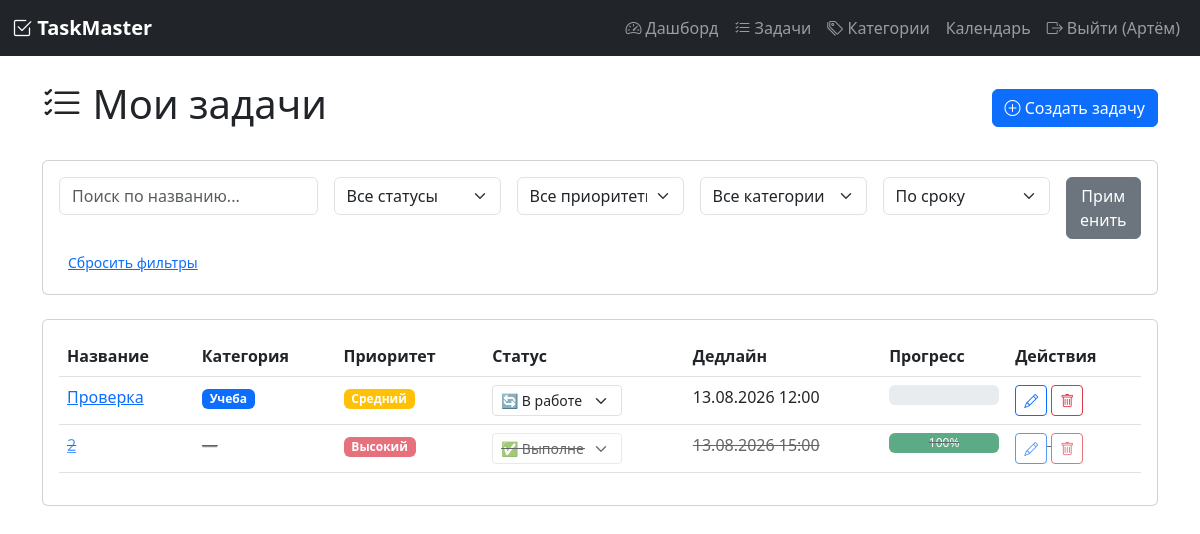
/tasks (signed in), run on an earlier commit of the app's database.
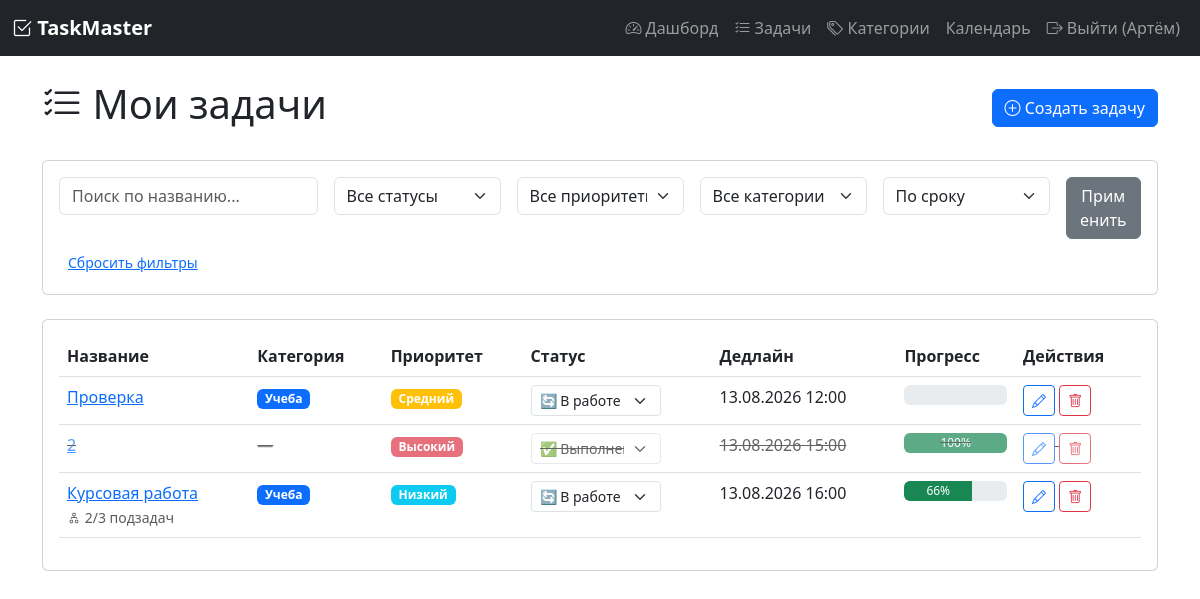
And on a later commit of the database.
### models.py (models this page shows, shortened)
class User(UserMixin, db.Model):
    __tablename__ = 'user'
    id = db.Column(db.Integer, primary_key=True)
    username = db.Column(db.String(80), unique=True, nullable=False)
    email = db.Column(db.String(120), unique=True, nullable=False)
    password_hash = db.Column(db.String(200), nullable=False)
    registered_at = db.Column(db.DateTime, default=datetime.utcnow)
    timezone = db.Column(db.String(50), default='Europe/Moscow')
    role = db.Column(db.String(20), default='user')  # 'user' или 'admin'
    tasks = db.relationship('Task', backref='author', lazy=True, cascade='all, delete-orphan')
    categories = db.relationship('Category', backref='user', lazy=True, cascade='all, delete-orphan')
    tags = db.relationship('Tag', backref='user', lazy=True, cascade='all, delete-orphan')

class Task(db.Model):
    __tablename__ = 'task'
    id = db.Column(db.Integer, primary_key=True)
    title = db.Column(db.String(200), nullable=False)
    description = db.Column(db.Text, default='')
    status = db.Column(db.String(20), default='pending')  # pending, in_progress, completed
    priority = db.Column(db.String(20), default='medium')  # low, medium, high
    deadline = db.Column(db.DateTime, nullable=True)
    created_at = db.Column(db.DateTime, default=datetime.utcnow)
    updated_at = db.Column(db.DateTime, default=datetime.utcnow, onupdate=datetime.utcnow)
    user_id = db.Column(db.Integer, db.ForeignKey('user.id'), nullable=False)
    category_id = db.Column(db.Integer, db.ForeignKey('category.id'), nullable=True)
    subtasks = db.relationship('Subtask', backref='parent_task', lazy=True, cascade='all, delete-orphan')
    tags = db.relationship('Tag', secondary=task_tags, backref='tasks', lazy='dynamic')
    attachments = db.relationship('Attachment', backref='task', lazy=True, cascade='all, delete-orphan')
    recurring_rule = db.relationship('RecurringRule', backref='task', uselist=False, cascade='all, delete-orphan')
    @property
    def progress(self):
        if not self.subtasks:
            return 100 if self.status == 'completed' else 0
        completed = sum(1 for st in self.subtasks if st.is_completed)
        return int((completed / len(self.subtasks)) * 100)
    @property
    def is_overdue(self):
        if self.status == 'completed':
            return False
        if self.deadline and self.deadline < datetime.utcnow():
            return True
        return False

class Category(db.Model):
    __tablename__ = 'category'
    id = db.Column(db.Integer, primary_key=True)
    name = db.Column(db.String(50), nullable=False)
    color = db.Column(db.String(7), default='#6c757d')  # HEX цвет
    user_id = db.Column(db.Integer, db.ForeignKey('user.id'), nullable=False)
    tasks = db.relationship('Task', backref='category', lazy=True)

class Subtask(db.Model):
    __tablename__ = 'subtask'
    id = db.Column(db.Integer, primary_key=True)
    title = db.Column(db.String(100), nullable=False)
    is_completed = db.Column(db.Boolean, default=False)
    task_id = db.Column(db.Integer, db.ForeignKey('task.id'), nullable=False)

### app.py (the view)
@app.route('/tasks')
@login_required
def tasks():
    query = Task.query.filter_by(user_id=current_user.id)
    status_filter = request.args.get('status', '')
    priority_filter = request.args.get('priority', '')
    category_filter = request.args.get('category', '')
    if status_filter:
        query = query.filter_by(status=status_filter)
    if priority_filter:
        query = query.filter_by(priority=priority_filter)
    if category_filter and category_filter.isdigit():
        query = query.filter_by(category_id=int(category_filter))
    sort_by = request.args.get('sort', 'deadline')
    if sort_by == 'deadline':
        query = query.order_by(Task.deadline.asc())
    elif sort_by == 'priority':
        query = query.order_by(Task.priority.desc())
    elif sort_by == 'created_at':
        query = query.order_by(Task.created_at.desc())
    elif sort_by == 'title':
        query = query.order_by(Task.title.asc())
    else:
        query = query.order_by(Task.deadline.asc())
    search_query = request.args.get('search', '')
    if search_query:
        query = query.filter(
            Task.title.contains(search_query) | Task.description.contains(search_query)
        )
    tasks_list = query.all()
    categories = Category.query.filter_by(user_id=current_user.id).all()
    return render_template('tasks.html',
                         tasks=tasks_list,
                         categories=categories,
                         current_filters={
                             'status': status_filter,
                             'priority': priority_filter,
                             'category': category_filter,
                             'sort': sort_by,
                             'search': search_query
                         })

### app.py (called while the page is built)
@login_manager.user_loader
def load_user(user_id):
    return User.query.get(int(user_id))

### templates/tasks.html (shortened to what this page needs)
{% extends "base.html" %}
{% block content %}
<div class="d-flex justify-content-between align-items-center mb-4">
    <h1><i class="bi bi-list-check"></i> Мои задачи</h1>
    <a href="{{ url_for('task_create') }}" class="btn btn-primary">
        <i class="bi bi-plus-circle"></i> Создать задачу
    </a>
</div>
<div class="card mb-4">
    <div class="card-body">
        <form method="GET" class="row g-3">
            <div class="col-md-3">
                <input type="text" name="search" class="form-control" placeholder="Поиск по названию..."
                       value="{{ current_filters.search }}">
            </div>
            <div class="col-md-2">
                <select name="status" class="form-select">
                    <option value="">Все статусы</option>
                </select>
            </div>
            <div class="col-md-2">
                <select name="priority" class="form-select">
                    <option value="">Все приоритеты</option>
                </select>
            </div>
            <div class="col-md-2">
                <select name="category" class="form-select">
                    <option value="">Все категории</option>
                </select>
            </div>
            <div class="col-md-2">
                <select name="sort" class="form-select">
                    <option value="deadline" {% if current_filters.sort == 'deadline' %}selected{% endif %}>По сроку</option>
                </select>
            </div>
            <div class="col-md-1">
                <button type="submit" class="btn btn-secondary w-100">Применить</button>
            </div>
        </form>
        <div class="mt-2">
            <a href="{{ url_for('tasks') }}" class="btn btn-sm btn-link">Сбросить фильтры</a>
        </div>
    </div>
</div>
<div class="card">
    <div class="card-body">
        {% if tasks %}
            <div class="table-responsive">
                <table class="table table-hover">
                    <thead>
                        <tr>
                            <th>Название</th>
                            <th>Категория</th>
                            <th>Приоритет</th>
                            <th>Статус</th>
                            <th>Дедлайн</th>
                            <th>Прогресс</th>
                            <th>Действия</th>
                        </tr>
                    </thead>
                    <tbody>
                        {% for task in tasks %}
                            <tr class="{% if task.is_overdue %}task-overdue{% endif %} {% if task.status == 'completed' %}task-completed{% endif %}">
                                <td>
                                    <a href="{{ url_for('task_detail', task_id=task.id) }}">{{ task.title }}</a>
                                    {% if task.subtasks %}
        <br>
        <small class="text-muted">
            <i class="bi bi-diagram-2"></i>
            {{ task.subtasks|selectattr('is_completed')|list|length }}/{{ task.subtasks|length }} подзадач
        </small>
    {% endif %}
                                </td>
                               <td>
    {% if task.category %}
        <span class="badge" style="background-color: {{ task.category.color }}">
            {{ task.category.name }}
        </span>
    {% else %}
        <span class="text-muted">—</span>
    {% endif %}
</td>
                                <td>
                                    {% if task.priority == 'high' %}
                                        <span class="badge bg-danger">Высокий</span>
                                    {% elif task.priority == 'medium' %}
                                        <span class="badge bg-warning">Средний</span>
                                    {% else %}
                                        <span class="badge bg-info">Низкий</span>
                                    {% endif %}
                                </td>
                               <td>
    <form action="{{ url_for('task_change_status', task_id=task.id) }}" method="POST" class="d-inline">
        <select name="status" class="form-select form-select-sm" style="width: 130px;" onchange="this.form.submit()">
            <option value="in_progress" {% if task.status == 'in_progress' %}selected{% endif %}>
                🔄 В работе
            </option>
            <option value="completed" {% if task.status == 'completed' %}selected{% endif %}>
                ✅ Выполнена
            </option>
        </select>
    </form>
</td>
                                <td>
                                    {% if task.deadline %}
                                        {{ task.deadline.strftime('%d.%m.%Y %H:%M') }}
                                    {% else %}
                                        —
                                    {% endif %}
                                </td>
                                <td>
                                    <div class="progress" style="height: 20px;">
                                        <div class="progress-bar bg-success" style="width: {{ task.progress }}%">
                                            {{ task.progress }}%
                                        </div>
                                    </div>
                                </td>
                                <td>
                                    <a href="{{ url_for('task_edit', task_id=task.id) }}" class="btn btn-sm btn-outline-primary">
                                        <i class="bi bi-pencil"></i>
                                    </a>
                                    <form action="{{ url_for('task_delete', task_id=task.id) }}" method="POST" class="d-inline"
                                          onsubmit="return confirm('Удалить задачу?')">
                                        <button type="submit" class="btn btn-sm btn-outline-danger">
                                            <i class="bi bi-trash"></i>
                                        </button>
                                    </form>
                                </td>
                            </tr>
                        {% endfor %}
                    </tbody>
                </table>
            </div>
        {% else %}
            <p class="text-muted text-center py-4">У вас пока нет задач.
                <a href="{{ url_for('task_create') }}">Создайте первую задачу</a>
            </p>
        {% endif %}
    </div>
</div>
{% endblock %}

### templates/base.html (shortened to what this page needs)
<!DOCTYPE html>
<html lang="ru">
<head>
    <link href="https://cdn.jsdelivr.net/npm/bootstrap@5.3.0/dist/css/bootstrap.min.css" rel="stylesheet">
    <link rel="stylesheet" href="https://cdn.jsdelivr.net/npm/bootstrap-icons@1.11.0/font/bootstrap-icons.css">
</head>
<body>
    {% if current_user.is_authenticated %}
    <nav class="navbar navbar-expand-lg navbar-dark bg-dark">
        <div class="container-fluid">
            <a class="navbar-brand" href="{{ url_for('dashboard') }}">
                <i class="bi bi-check2-square"></i> TaskMaster
            </a>
            <div class="collapse navbar-collapse" id="navbarNav">
                <ul class="navbar-nav ms-auto">
                    <li class="nav-item">
                        <a class="nav-link" href="{{ url_for('dashboard') }}">
                            <i class="bi bi-speedometer2"></i> Дашборд
                        </a>
                    </li>
                    <li class="nav-item">
    <a class="nav-link" href="{{ url_for('tasks') }}">
        <i class="bi bi-list-check"></i> Задачи
    </a>
</li>
                    <li class="nav-item">
    <a class="nav-link" href="{{ url_for('categories') }}">
        <i class="bi bi-tags"></i> Категории
    </a>
</li>
                    <li class="nav-item">
                        <a class="nav-link" href="#">Календарь</a>
                    </li>
                    <li class="nav-item">
                        <a class="nav-link" href="{{ url_for('logout') }}">
                            <i class="bi bi-box-arrow-right"></i> Выйти ({{ current_user.username }})
                        </a>
                    </li>
                </ul>
            </div>
        </div>
    </nav>
    {% endif %}
    <div class="container mt-4">
        {% block content %}{% endblock %}
    </div>
</body>
</html>

### templates/base.html (style rules this page uses)
.navbar-brand { font-weight: bold; }
.task-completed { opacity: 0.7; text-decoration: line-through; }
select option[value="in_progress"] { color: orange; }
select option[value="completed"] { color: green; }

What changed in the data, as far as the page shows it:
added Task: title "Курсовая работа", subtasks|selectattr "2", subtasks|length "3", category.name "Учеба", priority "Низкий", status "🔄 В работе", deadline "13.08.2026 16:00", progress "66"
